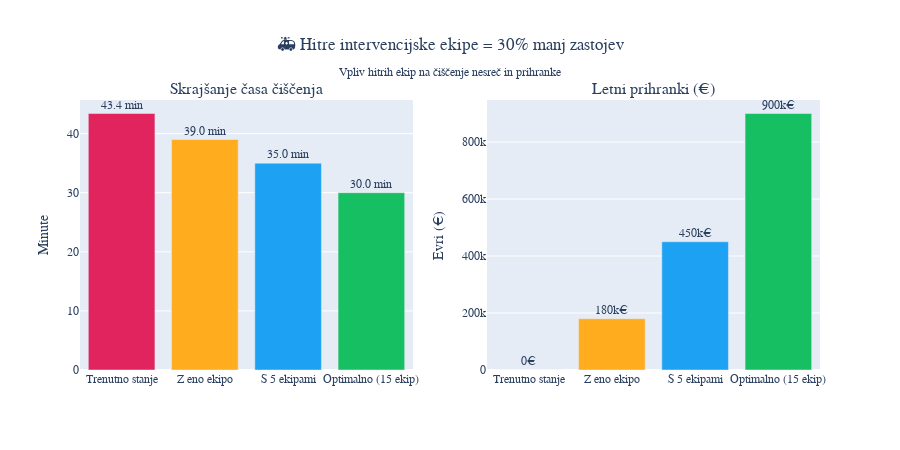

Notebook code cell kept with this figure:
### Markdown cell above
## 7. Rešitve in napovedi 🔮

### Code cell
# Učinek hitrih intervencijskih ekip - TWITTER VIZUALIZACIJA 8
scenariji = ['Trenutno stanje', 'Z eno ekipo', 'S 5 ekipami', 'Optimalno (15 ekip)']
casi_ciscenja = [43.4, 39, 35, 30]
letni_prihranki = [0, 180000, 450000, 900000]

fig = make_subplots(
    rows=1, cols=2,
    subplot_titles=('Skrajšanje časa čiščenja', 'Letni prihranki (€)'),
    specs=[[{'type': 'bar'}, {'type': 'bar'}]]
)

# Časi čiščenja
fig.add_trace(
    go.Bar(x=scenariji, y=casi_ciscenja,
          marker_color=[TWITTER_COLORS['danger'], TWITTER_COLORS['warning'],
                       TWITTER_COLORS['primary'], TWITTER_COLORS['success']],
          text=[f"{t:.1f} min" for t in casi_ciscenja],
          textposition='outside'),
    row=1, col=1
)

# Prihranki
fig.add_trace(
    go.Bar(x=scenariji, y=letni_prihranki,
          marker_color=[TWITTER_COLORS['danger'], TWITTER_COLORS['warning'],
                       TWITTER_COLORS['primary'], TWITTER_COLORS['success']],
          text=[f"{p/1000:.0f}k€" if p > 0 else "0€" for p in letni_prihranki],
          textposition='outside'),
    row=1, col=2
)

fig.update_layout(
    title={
        'text': '🚑 Hitre intervencijske ekipe = 30% manj zastojev<br><sub>Vpliv hitrih ekip na čiščenje nesreč in prihranke</sub>',
        'x': 0.5,
        'xanchor': 'center'
    },
    showlegend=False,
    font=dict(family="Arial, sans-serif"),
    height=450,
    width=900
)

fig.update_yaxes(title_text="Minute", row=1, col=1)
fig.update_yaxes(title_text="Evri (€)", row=1, col=2)

fig.show()

print("\n📱 PRIMERNO ZA TWITTER: Rešitev")
print("💬 Predlog besedila:")
print("\"Rešitev: 15 hitrih intervencijskih ekip = 30% krajši zastoji!")
print("Investicija 750k€ → prihranek 900k€ letno. Matematika je jasna. #PametneInvesticije\"")

### Figure 1 — Plotly figure (JSON) as saved in the notebook; plotly's stock layout.template omitted (floating-point values rounded to 4 significant figures)
{"data": [{"marker": {"color": ["#E1245E", "#FFAD1F", "#1DA1F2", "#17BF63"]}, "text": ["43.4 min", "39.0 min", "35.0 min", "30.0 min"], "textposition": "outside", "type": "bar", "x": ["Trenutno stanje", "Z eno ekipo", "S 5 ekipami", "Optimalno (15 ekip)"], "xaxis": "x", "y": [43.4, 39, 35, 30], "yaxis": "y"}, {"marker": {"color": ["#E1245E", "#FFAD1F", "#1DA1F2", "#17BF63"]}, "text": ["0€", "180k€", "450k€", "900k€"], "textposition": "outside", "type": "bar", "x": ["Trenutno stanje", "Z eno ekipo", "S 5 ekipami", "Optimalno (15 ekip)"], "xaxis": "x2", "y": [0, 180000, 450000, 900000], "yaxis": "y2"}], "layout": {"annotations": [{"font": {"size": 16}, "showarrow": false, "text": "Skrajšanje časa čiščenja", "x": 0.225, "xanchor": "center", "xref": "paper", "y": 1, "yanchor": "bottom", "yref": "paper"}, {"font": {"size": 16}, "showarrow": false, "text": "Letni prihranki (€)", "x": 0.775, "xanchor": "center", "xref": "paper", "y": 1, "yanchor": "bottom", "yref": "paper"}], "font": {"family": "Arial, sans-serif"}, "height": 450, "showlegend": false, "title": {"text": "🚑 Hitre intervencijske ekipe = 30% manj zastojev<br><sub>Vpliv hitrih ekip na čiščenje nesreč in prihranke</sub>", "x": 0.5, "xanchor": "center"}, "width": 900, "xaxis": {"anchor": "y", "domain": [0, 0.45]}, "xaxis2": {"anchor": "y2", "domain": [0.55, 1]}, "yaxis": {"anchor": "x", "domain": [0, 1], "title": {"text": "Minute"}}, "yaxis2": {"anchor": "x2", "domain": [0, 1], "title": {"text": "Evri (€)"}}}}
